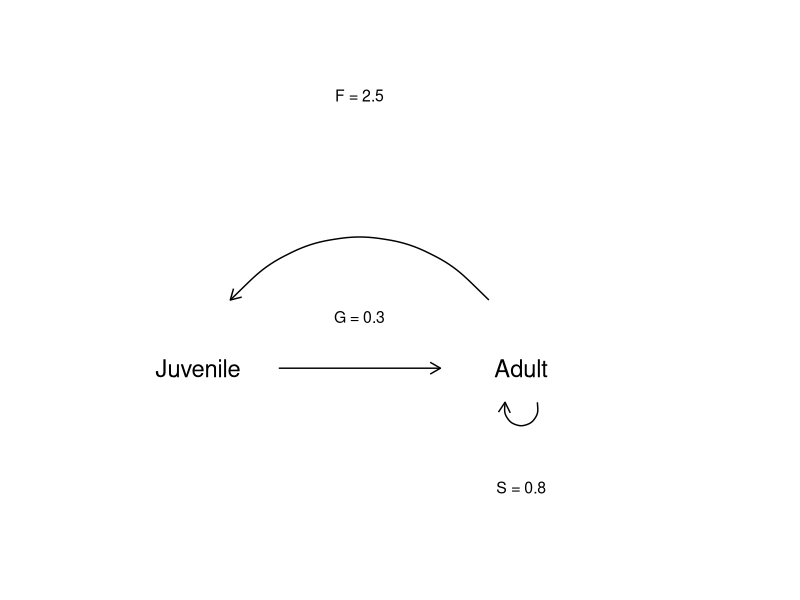
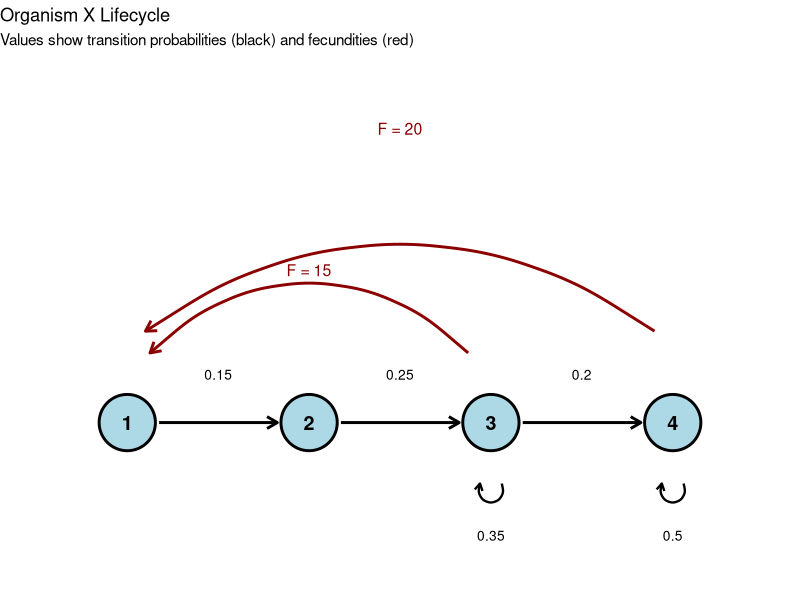
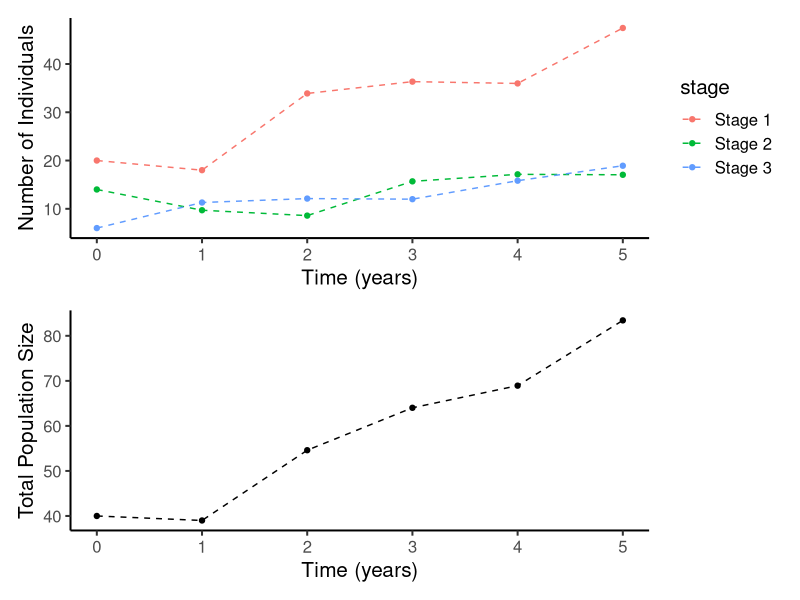
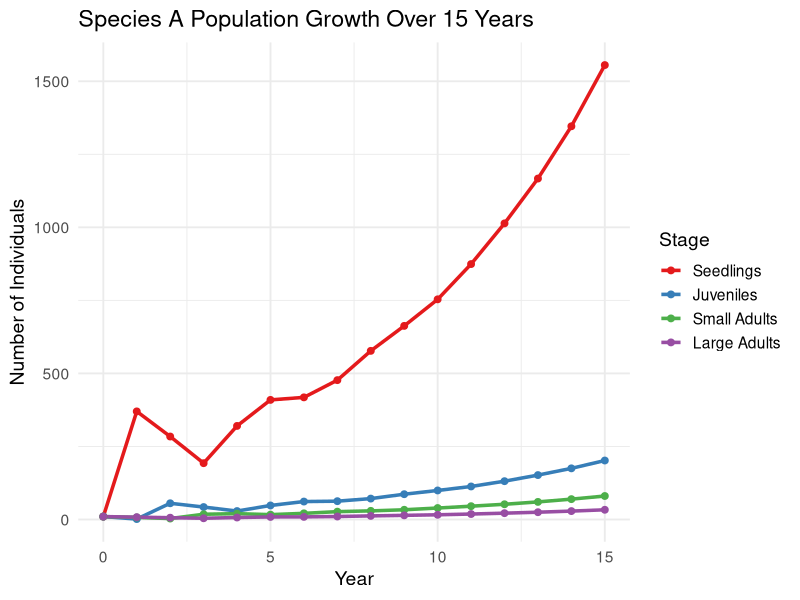
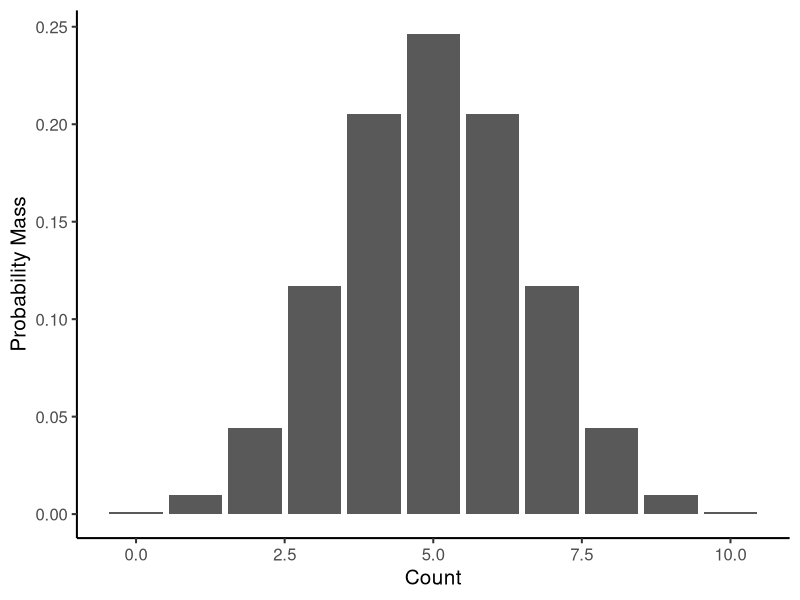
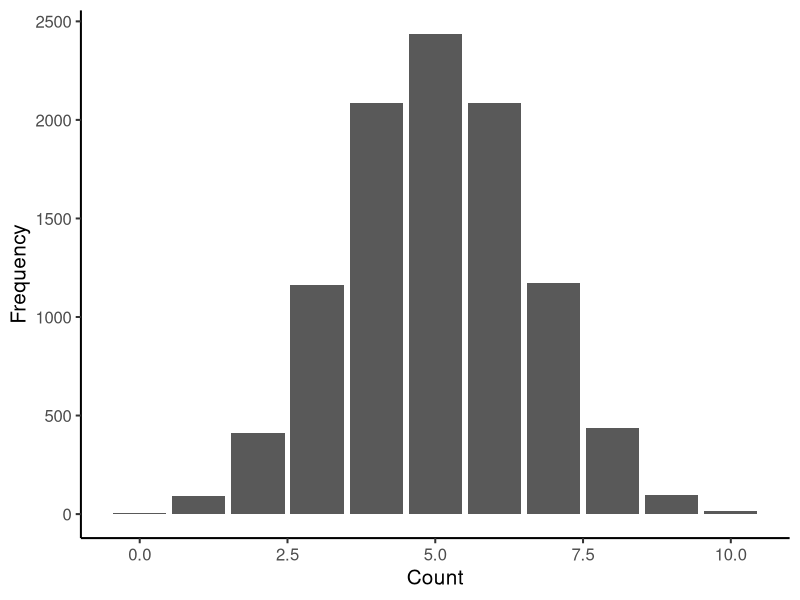
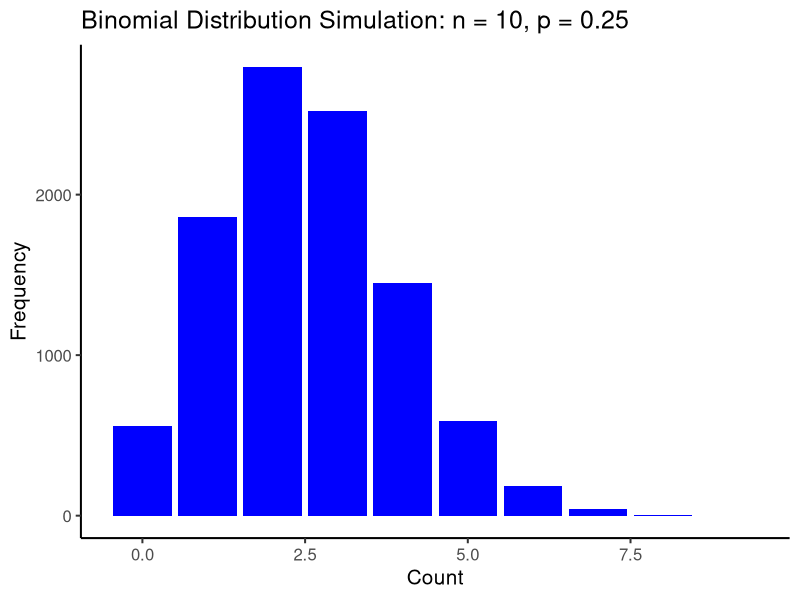
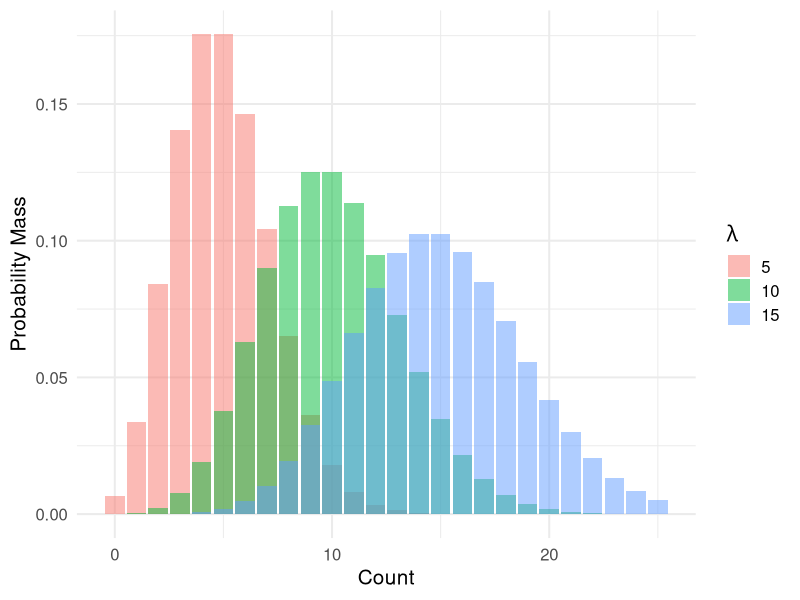

Source code (R) for these figures, in order:
## ---- chunk 1
knitr::opts_chunk$set(echo = TRUE)
set.seed(6)
library(tidyverse)
library(patchwork)
## ---- chunk 2
A <- matrix(c(2, 1, 
              3, 4), nrow = 2, byrow = TRUE)
B <- matrix(c(5, 6, 
              7, 8), nrow = 2, byrow = TRUE)
A
B
## ---- chunk 3
A %*% B
## ---- chunk 4
A <- matrix(c(1, 2, 3, 
              4, 5, 6), nrow = 2, byrow = TRUE)
B <- matrix(c(7, 8, 
              9, 10, 
              11, 12), nrow = 3, byrow = TRUE)
C <- A %*% B
C

## ---- chunk 5
# Simple visualization of a 2-stage lifecycle
ggplot() + 
  annotate("text", x = 1, y = 0, label = "Juvenile", size = 6) +
  annotate("text", x = 3, y = 0, label = "Adult", size = 6) +
  
  # Growth arrow: Juvenile to Adult
  annotate("segment", x = 1.5, xend = 2.5, y = 0, yend = 0, 
           arrow = arrow(length = unit(0.3, "cm"))) +
  annotate("text", x = 2, y = 0.15, label = "G = 0.3", size = 4) +
  
  # Fecundity arrow: Adult to Juvenile (curved, going back)
  annotate("curve", x = 2.8, xend = 1.2, y = 0.2, yend = 0.2, 
           curvature = 0.5, arrow = arrow(length = unit(0.3, "cm"))) +
  annotate("text", x = 2, y = 0.8, label = "F = 2.5", size = 4) +
  
  # Stasis arrow: Adult staying Adult (loop below)
  annotate("curve", x = 3.1, xend = 2.9, y = -0.1, yend = -0.1, 
           curvature = -1.5, arrow = arrow(length = unit(0.3, "cm"))) +
  annotate("text", x = 3, y = -0.35, label = "S = 0.8", size = 4) +
  
  xlim(0, 4.5) + ylim(-0.6, 1) +
  theme_void()
## ---- chunk 6
simple_pmat <- matrix(c(0, 2.5,
                        0.3, 0.8), nrow = 2, byrow = TRUE)
simple_pmat
## ---- chunk 7
# Organism X lifecycle diagram (4 stages)
# New parameterization with higher fecundity

ggplot() +
  # Stage circles
  annotate("point", x = c(1, 3, 5, 7), y = c(0, 0, 0, 0), size = 18, shape = 21, 
           fill = "lightblue", color = "black", stroke = 1.5) +
  annotate("text", x = c(1, 3, 5, 7), y = c(0, 0, 0, 0), 
           label = c("1", "2", "3", "4"), size = 5, fontface = "bold") +
  
  # Growth arrows
  annotate("segment", x = 1.35, xend = 2.65, y = 0, yend = 0,
           arrow = arrow(length = unit(0.3, "cm")), linewidth = 1) +
  annotate("text", x = 2, y = 0.22, label = "0.15", size = 3.5) +
  
  annotate("segment", x = 3.35, xend = 4.65, y = 0, yend = 0,
           arrow = arrow(length = unit(0.3, "cm")), linewidth = 1) +
  annotate("text", x = 4, y = 0.22, label = "0.25", size = 3.5) +
  
  annotate("segment", x = 5.35, xend = 6.65, y = 0, yend = 0,
           arrow = arrow(length = unit(0.3, "cm")), linewidth = 1) +
  annotate("text", x = 6, y = 0.22, label = "0.2", size = 3.5) +
  
  # Stasis loops
  annotate("curve", x = 5.12, xend = 4.88, y = -0.28, yend = -0.28,
           curvature = -1.8, arrow = arrow(length = unit(0.2, "cm")), linewidth = 0.8) +
  annotate("text", x = 5, y = -0.52, label = "0.35", size = 3.5) +
  
  annotate("curve", x = 7.12, xend = 6.88, y = -0.28, yend = -0.28,
           curvature = -1.8, arrow = arrow(length = unit(0.2, "cm")), linewidth = 0.8) +
  annotate("text", x = 7, y = -0.52, label = "0.5", size = 3.5) +
  
  # Fecundity arrows
  annotate("curve", x = 4.75, xend = 1.25, y = 0.32, yend = 0.32,
           curvature = 0.45, arrow = arrow(length = unit(0.3, "cm")), 
           linewidth = 1, color = "darkred") +
  annotate("text", x = 3, y = 0.7, label = "F = 15", size = 4, color = "darkred") +
  
  annotate("curve", x = 6.8, xend = 1.2, y = 0.42, yend = 0.42,
           curvature = 0.35, arrow = arrow(length = unit(0.3, "cm")), 
           linewidth = 1, color = "darkred") +
  annotate("text", x = 4, y = 1.35, label = "F = 20", size = 4, color = "darkred") +
  
  xlim(0, 8) + ylim(-0.7, 1.6) +
  theme_void() +
  labs(title = "Organism X Lifecycle",
       subtitle = "Values show transition probabilities (black) and fecundities (red)")
## ---- chunk 8
# Construct the Organism X projection matrix here
# Remember: rows = "to" stage, columns = "from" stage
# Replace the NA values with the correct transition rates from the lifecycle diagram

# Construct the Organism X projection matrix
# Rows = "to" stage, columns = "from" stage

orgX_pmat <- matrix(c(
  0,    0,   15,  20,    # Row 1 (Stage 1) - fecundity contributions from stages 3 and 4
  0.15, 0,    0,   0,    # Row 2 (Stage 2) - growth from stage 1
  0,   0.25, 0.35, 0,    # Row 3 (Stage 3) - growth from stage 2 and stasis in stage 3
  0,    0,   0.20, 0.50  # Row 4 (Stage 4) - growth from stage 3 and stasis in stage 4
), nrow = 4, byrow = TRUE)

orgX_pmat
## ---- chunk 9
ex_pmat <- matrix(c(0, 0, 3,
                    0.45, 0.05, 0,
                    0, 0.55, 0.6), nrow = 3, byrow = TRUE)
ex_pmat
## ---- chunk 10
N0 <- c(20, 14, 6)
ex_pmat %*% N0
## ---- chunk 11
iter <- 5  # Number of time steps to simulate

# Create an empty matrix to store results
# Rows = time points (iter + 1 to include initial condition)
# Columns = stages (3 stages in this example)
# We fill it with NA as a placeholder
N_mat <- matrix(NA, nrow = iter + 1, ncol = 3)

# Store initial population in the first row
N_mat[1,] <- N0

# Loop through each time step
# i is our loop counter, going from 1 to iter
for(i in 1:iter){
  # N_mat[i,] gets row i (current population)
  # N_mat[i+1,] stores result in the next row
  N_mat[i+1,] <- ex_pmat %*% N_mat[i,]
}

N_mat
## ---- chunk 12
# Wrangle matrix for plotting
# Convert matrix to data frame, add time column, reshape to long format
new_df <- N_mat %>%
  as.data.frame() %>%
  mutate(t = 0:(nrow(.)-1)) %>%  # Add time column (0 to iter)
  pivot_longer(cols = 1:3, names_to = "stage", values_to = "size") %>%
  mutate(stage = case_when(
    stage == "V1" ~ "Stage 1",
    stage == "V2" ~ "Stage 2",
    stage == "V3" ~ "Stage 3"
  ))

p1 <- new_df %>%
  ggplot(aes(x = t, y = size, color = stage)) +
  geom_point() + geom_line(linetype = "dashed") +
  theme_classic(base_size = 15) +
  xlab("Time (years)") + ylab("Number of Individuals")

p2 <- new_df %>%
  group_by(t) %>%
  summarize(n = sum(size)) %>%
  ggplot(aes(x = t, y = n)) +
  geom_point() + geom_line(linetype = "dashed") +
  theme_classic(base_size = 15) +
  xlab("Time (years)") + ylab("Total Population Size")

p1 / p2
## ---- chunk 13
# Calculate the proportion in each stage at each time point
# apply() applies a function across rows (MARGIN=1) or columns (MARGIN=2)
# Here we use MARGIN=1 to apply to each row independently
stage_props <- t(apply(N_mat, 1, function(x) x/sum(x)))
# For each row: sum the values, then divide each element by that sum
# t() transposes because apply() returns results as columns

stage_props_df <- as.data.frame(stage_props)
colnames(stage_props_df) <- c("Stage 1", "Stage 2", "Stage 3")
stage_props_df$Year <- 0:iter

stage_props_df
## ---- chunk 14
# Given projection matrix ex_pmat and initial population N0
iter <- 50  # Increase to 50 years

# Initialize matrix to store population size per stage over time
N_mat <- matrix(NA, nrow = iter + 1, ncol = 3)
N_mat[1,] <- N0

# Run simulation for 50 time steps
for(i in 1:iter){
  N_mat[i+1,] <- ex_pmat %*% N_mat[i,]
}

# Calculate proportional stage distribution at each time step
stage_props <- t(apply(N_mat, 1, function(x) x/sum(x)))
colnames(stage_props) <- c("Stage 1", "Stage 2", "Stage 3")
stage_props_df <- as.data.frame(stage_props)
stage_props_df$Year <- 0:iter

# View final years' proportions for stability check
tail(stage_props_df, 10)


## ---- chunk 15
# Species A: 4-stage perennial plant
# Stage 1: Seedlings, Stage 2: Juveniles, Stage 3: Small adults, Stage 4: Large adults
speciesA_pmat <- matrix(c(
  0,     0,     12,    25,    # Fecundity from stages 3 and 4
  0.15,  0,     0,     0,     # Seedling to juvenile
  0,     0.30,  0.40,  0,     # Juvenile to small adult, small adult stasis
  0,     0,     0.25,  0.55   # Small to large adult, large adult stasis
), nrow = 4, byrow = TRUE)

speciesA_pmat
## ---- chunk 16

library(tidyverse)

# Given projection matrix for Species A
speciesA_pmat <- matrix(c(
  0,     0,     12,    25,    
  0.15,  0,     0,     0,     
  0,     0.30,  0.40,  0,     
  0,     0,     0.25,  0.55   
), nrow = 4, byrow = TRUE)

# Initial population across 4 stages
N0 <- c(10, 10, 10, 10)

# Number of years to simulate
iter <- 15

# Initialize matrix to store population counts for each year
N_mat <- matrix(NA, nrow = iter + 1, ncol = 4)
N_mat[1, ] <- N0

# Run population projection loop
for (i in 1:iter) {
  N_mat[i + 1, ] <- speciesA_pmat %*% N_mat[i, ]
}

# Convert matrix to data frame 
N_df <- as.data.frame(N_mat) %>%
  mutate(Year = 0:iter) %>%
  pivot_longer(cols = 1:4, names_to = "Stage", values_to = "Count") %>%
  mutate(Stage = factor(Stage, 
                        levels = paste0("V", 1:4),
                        labels = c("Seedlings", "Juveniles", "Small Adults", "Large Adults")))

# Plot population 
ggplot(N_df, aes(x = Year, y = Count, color = Stage)) +
  geom_line(size = 1.2) +
  geom_point(size = 2) +
  theme_minimal(base_size = 14) +
  labs(title = "Species A Population Growth Over 15 Years",
       x = "Year",
       y = "Number of Individuals",
       color = "Stage") +
  scale_color_brewer(palette = "Set1")

## ---- chunk 17
# dbinom() gives the probability mass at a specific value
# x = number of successes we're asking about
# size = total number of trials
# prob = probability of success on each trial
dbinom(x = 8, size = 10, prob = 0.5)
## ---- chunk 18
data.frame(x = 0:10,
           prob = dbinom(0:10, size = 10, prob = 0.5)) %>%
  ggplot(aes(x = x, y = prob)) +
  geom_bar(stat = "identity") +
  theme_classic(base_size = 15) +
  xlab("Count") + ylab("Probability Mass")
## ---- chunk 19
# rbinom() generates random values from a binomial distribution
# n = how many random values to generate
# size = number of trials per value
# prob = success probability
data.frame(x = rbinom(n = 10000, size = 10, prob = 0.5)) %>%
  ggplot(aes(x = x)) +
  geom_bar() +
  theme_classic(base_size = 15) +
  xlab("Count") + ylab("Frequency")
## ---- chunk 20

data.frame(x = rbinom(n = 10000, size = 10, prob = 0.25)) %>%
  ggplot(aes(x = x)) +
  geom_bar(fill = "blue") +
  theme_classic(base_size = 15) +
  xlab("Count") + ylab("Frequency") +
  ggtitle("Binomial Distribution Simulation: n = 10, p = 0.25")


## ---- chunk 21
# crossing() creates all combinations of count and lambda values
# dpois() gives the probability mass for each combination
crossing(count = 0:25, lambda = c(5, 10, 15)) %>%  
  mutate(mass = dpois(count, lambda)) %>%  
  ggplot(aes(x = count, y = mass, fill = factor(lambda))) +  
  geom_bar(stat = "identity", position = "identity", alpha = 0.5) +  
  scale_fill_discrete(name = expression(lambda)) +
  theme_minimal(base_size = 15) +  
  xlab("Count") + ylab("Probability Mass")
## ---- chunk 22
set.seed(123)  

# Simulate samples from Poisson distributions with different lambdas
lambda_values <- c(5, 10, 15)
sample_size <- 10000

# Generate simulated data for each lambda
sim_data <- lapply(lambda_values, function(lam) {
  samples <- rpois(sample_size, lambda = lam)
  data.frame(
    lambda = lam,
    sample_mean = mean(samples),
    sample_variance = var(samples)
  )
}) 

# Combine results into one data frame
results_df <- do.call(rbind, sim_data)
results_df

## ---- chunk 23
N0 <- c(20, 14, 6)

# Deterministic projection gives expected values
exp_N1 <- ex_pmat %*% N0  

# Realized values vary around expected values
# Poisson distribution generates non-negative integers appropriate for counts
N1 <- rpois(3, exp_N1)    

data.frame(stage = 1:3, expected = as.vector(exp_N1), realized = N1)
## ---- chunk 24
iter <- 10

# Storage matrix for stochastic simulation
N_mat_stoch <- matrix(NA, nrow = iter + 1, ncol = 3)
N_mat_stoch[1,] <- N0

for(i in 1:iter){
  # Calculate expected values from current population
  exp_vals <- ex_pmat %*% N_mat_stoch[i,]
  
  # Draw realized population sizes
  N_mat_stoch[i+1,] <- rpois(length(exp_vals), exp_vals)
}

N_mat_stoch
## ---- chunk 25
iter <- 10
N0 <- c(20, 14, 6)

N_mat_var_fec <- matrix(NA, nrow = iter + 1, ncol = 3)
N_mat_var_fec[1,] <- N0

for(i in 1:iter){
  # Copy the projection matrix
  A_temp <- ex_pmat
  
  # Fecundity (a rate) varies year to year due to environmental conditions
  # Draw from normal distribution centered on baseline fecundity of 3
  A_temp[1, 3] <- max(0, rnorm(1, mean = 3, sd = 0.5))
  
  # Project population and add variation in realized sizes
  exp_vals <- A_temp %*% N_mat_var_fec[i,]
  N_mat_var_fec[i+1,] <- rpois(length(exp_vals), pmax(exp_vals, 0))
}

N_mat_var_fec
## ---- chunk 26
# Fecundity depends on rainfall: F = 3 + 1.5*R
# Higher rainfall increases fecundity (better conditions for reproduction)

iter <- 10
N0 <- c(20, 14, 6)

N_mat_rain <- matrix(NA, nrow = iter + 1, ncol = 3)
N_mat_rain[1,] <- N0

for(i in 1:iter){
  # Draw this year's rainfall from Normal(0, 1)
  rainfall <- rnorm(1, mean = 0, sd = 1)
  
  # Modify fecundity based on rainfall
  A_temp <- ex_pmat
  new_fecundity <- 3 + 1.5 * rainfall  # Positive relationship
  A_temp[1, 3] <- max(0, new_fecundity)
  
  # Project with stochastic realization
  exp_vals <- A_temp %*% N_mat_rain[i,]
  N_mat_rain[i+1,] <- rpois(length(exp_vals), pmax(exp_vals, 0))
}

N_mat_rain
## ---- chunk 27

speciesA_pmat <- matrix(c(
  0,     0,     12,    25,    # Fecundity from stages 3 and 4 (modified by rainfall)
  0.15,  0,     0,     0,     # Seedling to juvenile
  0,     0.30,  0.40,  0,     # Juvenile to small adult, small adult stasis
  0,     0,     0.25,  0.55   # Small to large adult, large adult stasis
), nrow = 4, byrow = TRUE)

# Initial population vector for four stages
N0 <- c(10, 10, 10, 10)

# Number of years to simulate
iter <- 25

N_mat <- matrix(NA, nrow = iter + 1, ncol = 4)
N_mat[1, ] <- N0

set.seed(123) 

for (i in 1:iter) {

  rainfall <- rnorm(1, mean = 0, sd = 1)
  A_temp <- speciesA_pmat
  
  A_temp[1, 3] <- max(0, 12 + 5 * rainfall)  # Fecundity for Small Adults
  A_temp[1, 4] <- max(0, 25 + 8 * rainfall)  # Fecundity for Large Adults
  

  exp_vals <- A_temp %*% N_mat[i, ]
  N_mat[i + 1, ] <- rpois(length(exp_vals), pmax(exp_vals, 0))
}

N_df <- as.data.frame(N_mat) %>%
  mutate(Year = 0:iter) %>%
  pivot_longer(cols = 1:4, names_to = "Stage", values_to = "Count") %>%
  mutate(Stage = factor(Stage,
                        levels = paste0("V", 1:4),
                        labels = c("Seedlings", "Juveniles", "Small Adults", "Large Adults")))

# Plot population sizes 
ggplot(N_df, aes(x = Year, y = Count, color = Stage)) +
  geom_line(size = 1.2) +
  geom_point(size = 2) +
  theme_minimal(base_size = 14) +
  labs(title = "Stochastic Simulation of Species A with Rainfall-Dependent Fecundity",
       x = "Year",
       y = "Number of Individuals",
       color = "Stage") +
  scale_color_brewer(palette = "Set2")
## ---- chunk 28
run_extinction_analysis <- function(n_sims, n_years, N0, sigma_rain) {
  
  extinction_count <- 0
  
  # OUTER LOOP: independent simulations
  for(sim in 1:n_sims) {
    
    N_current <- N0
    
    # INNER LOOP: years within one simulation
    for(year in 1:n_years) {
      
      # Environmental stochasticity: rainfall varies year to year
      rainfall <- rnorm(1, mean = 0, sd = sigma_rain)
      
      # Modify fecundity based on rainfall (positive relationship)
      A_temp <- speciesA_pmat
      A_temp[1, 3] <- max(0, 12 + 5 * rainfall)
      A_temp[1, 4] <- max(0, 25 + 8 * rainfall)
      
      # Project and add stochastic variation in realized sizes
      exp_vals <- A_temp %*% N_current
      N_current <- rpois(length(exp_vals), pmax(exp_vals, 0))
      
      if(sum(N_current) == 0) break  # Extinction occurred
    }
    
    if(sum(N_current) == 0) extinction_count <- extinction_count + 1
  }
  
  return(extinction_count / n_sims)  # Proportion that went extinct
}
## ---- chunk 29

library(ggplot2)
library(dplyr)

# Species A baseline projection matrix
speciesA_pmat <- matrix(c(
  0,     0,     12,    25,
  0.15,  0,     0,     0,
  0,     0.30,  0.40,  0,
  0,     0,     0.25,  0.55
), nrow = 4, byrow = TRUE)

run_extinction_analysis <- function(n_sims, n_years, N0, sigma_rain) {
  extinction_count <- 0
  set.seed(123)
  for(sim in 1:n_sims) {
    N_current <- N0
    for(year in 1:n_years) {
      rainfall <- rnorm(1, mean = 0, sd = sigma_rain)
      A_temp <- speciesA_pmat
      A_temp[1, 3] <- max(0, 12 + 5 * rainfall)
      A_temp[1, 4] <- max(0, 25 + 8 * rainfall)
      exp_vals <- A_temp %*% N_current
      N_current <- rpois(length(exp_vals), pmax(exp_vals, 0))
      if(sum(N_current) == 0) break
    }
    if(sum(N_current) == 0) extinction_count <- extinction_count + 1
  }
  extinction_count / n_sims
}

# Parameters
n_sims <- 500
n_years <- 50
N0 <- c(3, 3, 3, 3)
sigma_values <- 1:5

# Calculate extinction probabilities for different sigma values
extinction_probs <- sapply(sigma_values, function(sigma) {
  run_extinction_analysis(n_sims, n_years, N0, sigma)
})

# Prepare data for plotting
results_df <- data.frame(sigma = sigma_values, extinction_prob = extinction_probs)

# Plot extinction probability vs sigma
ggplot(results_df, aes(x = sigma, y = extinction_prob)) +
  geom_line(color = "blue", size = 1.2) +
  geom_point(color = "red", size = 3) +
  ylim(0,1) +
  theme_minimal(base_size = 14) +
  labs(title = "Extinction Probability vs Environmental Stochasticity (σ)",
       x = expression(sigma),
       y = "Extinction Probability")

## ---- chunk 30
# eigen() performs eigenanalysis, returning eigenvalues and eigenvectors
# For an n×n matrix, it returns n eigenvalues and n eigenvectors
ex_eig <- eigen(ex_pmat)

# Eigenvalues can be complex numbers (with real and imaginary parts)
# Re() extracts just the real part
# which.max() finds the position of the largest value
# We want the "dominant" eigenvalue—the one with the largest real part
pos_dom <- which.max(Re(ex_eig$values))

# Extract the dominant eigenvalue and get its real part
# This is λ, the finite rate of increase
lambda <- Re(ex_eig$values[pos_dom])
lambda
## ---- chunk 31
# Same process for Species A
spA_eig <- eigen(speciesA_pmat)

# Find position of dominant (largest real part) eigenvalue
pos_dom <- which.max(Re(spA_eig$values))

# Extract λ
lambda_spA <- Re(spA_eig$values[pos_dom])
lambda_spA
## ---- chunk 32
# eigen() stores eigenvectors as columns in a matrix called $vectors
# We want the eigenvector corresponding to the dominant eigenvalue
# [, pos_dom] selects column pos_dom (all rows, one column)
# Re() extracts the real part (eigenvectors can also be complex)
w1 <- Re(ex_eig$vectors[, pos_dom])

# Normalize so proportions sum to 1
# Divide each element by the sum of all elements
ssd <- w1 / sum(w1)
ssd
## ---- chunk 33
# Extract dominant eigenvector for Species A
w1_spA <- Re(spA_eig$vectors[, pos_dom])

# Normalize to get proportions
ssd_spA <- w1_spA / sum(w1_spA)

# Display as percentages (multiply by 100, round to 1 decimal)
round(ssd_spA * 100, 1)
## ---- chunk 34
# Reproductive values come from the LEFT eigenvector
# The left eigenvector of A is the right eigenvector of A-transpose
# t() transposes the matrix (swaps rows and columns)
spA_eig_t <- eigen(t(speciesA_pmat))

# Find the dominant eigenvalue position
# Mod() gives the magnitude of complex numbers (like absolute value)
pos_dom_t <- which.max(Mod(spA_eig_t$values))

# Extract the corresponding eigenvector (this is the left eigenvector of original matrix)
v1 <- Re(spA_eig_t$vectors[, pos_dom_t])

# Normalize relative to Stage 1 (divide all values by the first value)
# This makes Stage 1 reproductive value = 1 as a reference point
rv_spA <- v1 / v1[1]
rv_spA
## ---- chunk 35
# Sensitivity matrix = outer product of reproductive values and stable stage distribution
# divided by their inner product (dot product)

# matrix(rv_spA, ncol = 1) makes a column vector (4 rows, 1 column)
# matrix(ssd_spA, nrow = 1) makes a row vector (1 row, 4 columns)
# %*% multiplies them to get a 4×4 matrix (outer product)
# sum(rv_spA * ssd_spA) calculates the dot product (inner product) for normalization

s_spA <- matrix(rv_spA, ncol = 1) %*% matrix(ssd_spA, nrow = 1) / sum(rv_spA * ssd_spA)
round(s_spA, 3)
## ---- chunk 36
# Elasticity = sensitivity × (matrix element / λ)
# This converts absolute sensitivity to proportional sensitivity
# Element-wise multiplication (*) of sensitivity matrix with (A/λ)

el_spA <- s_spA * (speciesA_pmat / lambda_spA)
round(el_spA, 3)

# Key property: elasticities always sum to 1
sum(el_spA)
